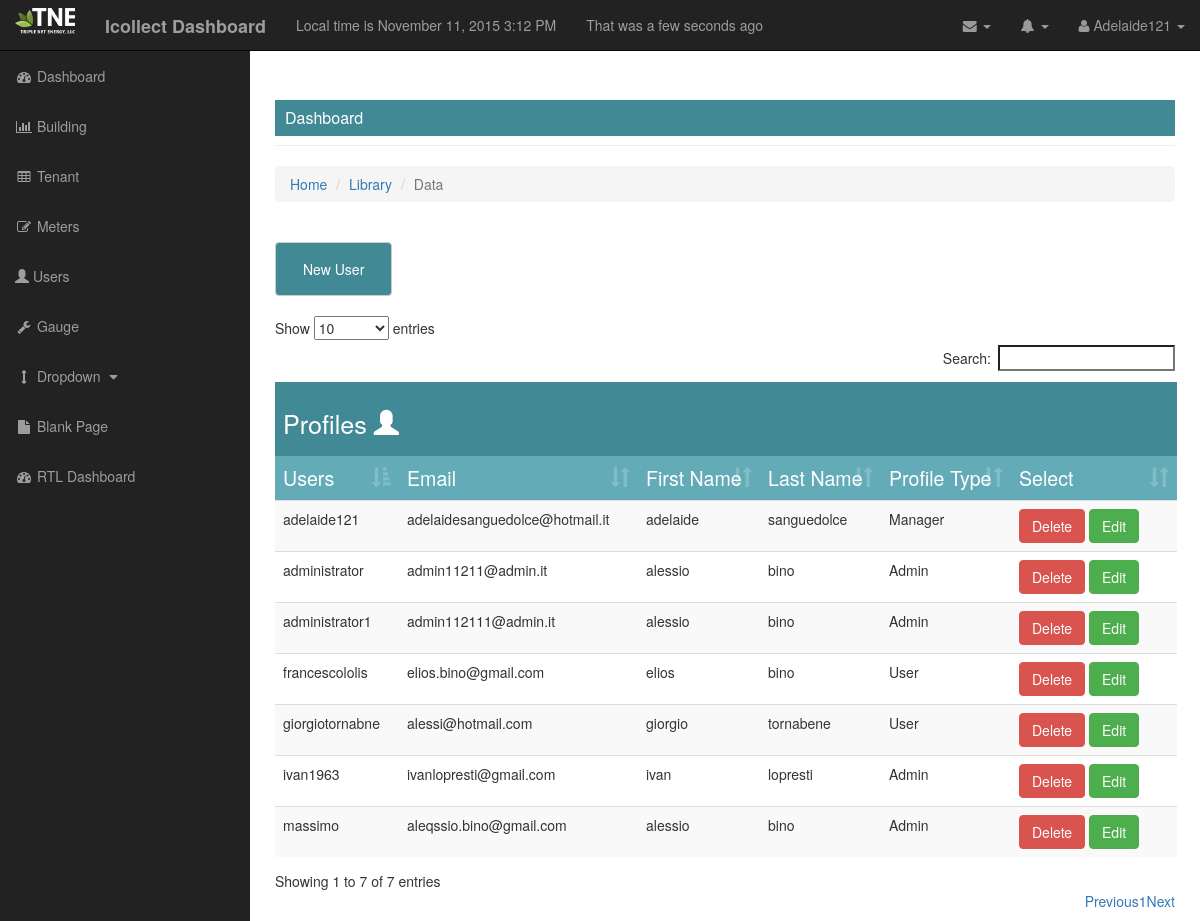
Page /dashboard/users (signed in) on the committed database.
### project/model_.py (models this page shows, shortened)
class user_(db.Model,UserMixin):
    __tablename__ = "user"
    id_user = db.Column(db.Integer, primary_key=True)
    user = db.Column(db.String, unique=True, nullable=False)
    password = db.Column(db.String, unique=True ,nullable=False)
    email = db.Column(db.String, unique=True, nullable=False)
    first_name = db.Column(db.String, nullable=False)
    last_name = db.Column(db.String, nullable=False)
    role = db.Column(db.String, db.ForeignKey('profile_type.name'))
    gauge_ch = db.relationship('gauge_', backref='user')
    def is_authenticated(self):
        return True
    @login_.user_loader
    def load_user(id_user=None):
        return user_.query.get(int(id_user))

### project/users/view.py (the view)
@users_for_blueprint.route('/dashboard/users')
@login_required
def user_page():
    users_site = db.session.query(user_).order_by(user_.id_user)
    return render_template('users.html', users=users_site, current_time=datetime.utcnow())

### project/templates/users.html (shortened to what this page needs)
{% extends "base_.html" %}
{% block head %}
    {{ super() }}
{% endblock %}
{% block content %}
      <div id="page-wrapper">
           <div class="container-fluid">
                <div class="row">
                    <div class="page-tabs">
                        <div class="col-lg-12">
                            <ul class="nav nav-pills nav-user">
                                  <li type="button" class="btn btn-default" role="presentation"><a class="tab-extra" href="{{url_for('user.new_users')}}" aria-controls="new-user" role="tab">New User</a></li>
                            </ul>
                        </div>
                    </div>
                    <div class="col-lg-12">
                          <div class="tables">
                            <table id="tables-users" class="table table-striped table-hover">
                                <caption class="tables-users">
                                <h2>Profiles <i class="glyphicon glyphicon-user"></i>
                                </h2>
                                </caption>
                                <thead class="table-header">
                                    <tr>
                                        <td>Users</td>
                                        <td>Email</td>
                                        <td>First Name</td>
                                        <td>Last Name</td>
                                        <td>Profile Type</td>
                                        <td>Select</td>
                                    </tr>
                                </thead>
                                <tbody>
                                    {% for user in users %}
                                <tr>
                                        <td>{{user.user}}</td>
                                        <td>{{user.email}}</td>
                                        <td>{{user.first_name}}</td>
                                        <td>{{user.last_name}}</td>
                                        <td>{{user.role}}</td>
                                        <div class="btn-group-lg">
                                        <td width="150px"><a type="button" class="btn btn-danger btn-user-dng" href="{{ url_for('user.delete_users', usersdel=user.user)}}">Delete</a>
                                        <a type="button" class="btn btn-success btn-user-edit" href="{{ url_for('user.edit_users', useredit=user.user) }}">Edit</a></td>
                                        </div>
                                </tr>
                                    {% endfor %}
                                </tbody>
                            </table>
                        </div>
                    </div>
                    </div>
                </div>
           </div>
      </div>
{% endblock %}

### project/templates/base_.html (shortened to what this page needs)
<!DOCTYPE html>
<html lang="en">
<head>
    {% block head %}
     <link href="{{url_for('static', filename='css/bootstrap.min.css')}}" rel="stylesheet">
     <link href="{{url_for('static', filename='css/sb-admin.css')}}" rel="stylesheet">
     <link href="{{ url_for('static', filename='css/simple-sidebar.css')}}" rel="stylesheet">
     <link href="{{url_for('static', filename='font-awesome/css/font-awesome.min.css')}}" rel="stylesheet">
    <link href="{{ url_for('static', filename='css/dataTables.bootstrap.css')}}" rel="stylesheet">
{% endblock %}
</head>
<body>
    <div id="wrapper">
        {% if current_user.is_authenticated() %}
        <nav class="navbar navbar-inverse navbar-fixed-top" role="navigation">
            <div class="navbar-header">
                <a class="navbar-brand" href="{{url_for('user.logout_')}}">
                    <img style="max-width: 60px; margin-top: -7px" src = "{{url_for ('static' , filename='images/TNE_150.png')}}">
                </a>
                <a class ="navbar-brand" href="/dashboard"><strong>Icollect Dashboard</strong></a>
                <div class="navbar-text"> Local time is {{ moment(current_time).format('LLL') }}</div>
                <div class="navbar-text"> That was {{ moment(current_time).fromNow(refresh=True)}}</div>
            </div>
            <ul class="nav navbar-right top-nav">
                <li class="dropdown">
                    <a href="#" class="dropdown-toggle" data-toggle="dropdown"><i class="fa fa-envelope"></i> <b class="caret"></b></a>
                </li>
                <li class="dropdown">
                    <a href="#" class="dropdown-toggle" data-toggle="dropdown"><i class="fa fa-bell"></i> <b class="caret"></b></a>
                </li>
                <li class="dropdown">
                    <a href="#" class="dropdown-toggle" data-toggle="dropdown"><i class="fa fa-user"></i>  {{ current_user.user|capitalize }} <b class="caret"></b></a>
                </li>
            </ul>
            {% endif %}
            <div class="collapse navbar-collapse navbar-ex1-collapse">
                <ul class="nav navbar-nav side-nav">
                    <li>
                        <a href="/dashboard"><i class="fa fa-fw fa-dashboard"></i> Dashboard</a>
                    </li>
                    <li>
                        <a href="/dashboard/building"><i class="fa fa-fw fa-bar-chart-o"></i> Building </a>
                    </li>
                    <li>
                        <a href="/dashboard/tenant"><i class="fa fa-fw fa-table"></i> Tenant </a>
                    </li>
                    <li>
                        <a href="/dashboard/meters"><i class="fa fa-fw fa-edit"></i> Meters </a>
                    </li>
                    <li>
                        <a href="/dashboard/users"><i class="glyphicon glyphicon-user"></i> Users </a>
                    </li>
                    <li>
                        <a href="/dashboard/prova"><i class="fa fa-fw fa-wrench"></i> Gauge</a>
                    </li>
                    <li>
                        <a href="javascript:;" data-toggle="collapse" data-target="#demo"><i class="fa fa-fw fa-arrows-v"></i> Dropdown <i class="fa fa-fw fa-caret-down"></i></a>
                    </li>
                    <li>
                        <a href="blank-page.html"><i class="fa fa-fw fa-file"></i> Blank Page</a>
                    </li>
                    <li>
                        <a href="../../Template_Error/index-rtl.html"><i class="fa fa-fw fa-dashboard"></i> RTL Dashboard</a>
                    </li>
                </ul>
            </div>
        </nav>
        <div id="page-wrapper">
           <div class="container-fluid">
                <div class="row">
                    <div class="col-lg-12">
                        <h1 class="page-header">
                            <div class="box-header show-header widget-head">
                                Dashboard
                            </div>
                        </h1>
                        {% block error %}
                        <div class="col-lg-12">
                        </div>
                        {% endblock %}
                        {% block breadcrumbs %}
                             <ol class="breadcrumb">
                                 <li><a href="#">Home</a></li>
                                 <li><a href="#">Library</a></li>
                                 <li class="active">Data</li>
                             </ol>
                        {% endblock %}
                    </div>
                </div>
           </div>
    </div>
        {% block content %}
        {% endblock %}
</body>
</html>

### project/static/css/sb-admin.css (style rules this page uses)
body { margin-top: 100px; background-color: #222; }
@media (min-width:768px) { body { margin-top: 50px; } }
#wrapper { padding-left: 0; }
#page-wrapper { width: 100%; padding: 0; background-color: #fff; }
@media (min-width:768px) { #wrapper { padding-left: 225px; } }
@media (min-width:768px) { #page-wrapper { padding: 10px; } }
.top-nav { padding: 0 15px; }
.top-nav>li { display: inline-block; float: left; }
.top-nav>li>a { padding-top: 15px; padding-bottom: 15px; line-height: 20px; color: #999; }
@media (min-width:768px) { .side-nav { position: fixed; top: 51px; left: 225px; width: 225px; margin-left: -225px; border: none; border-radius: 0; overflow-y: auto; background-color: #222; bottom: 0; overflow-x: hidden; padding-bottom: 40px; } }
@media (min-width:768px) { .side-nav>li>a { width: 225px; } }
.tables { border-radius: 7px; }
.box-header { font-size: 16px; padding: 10px; background: #418A95; color: #ffffff; line-height: 16px; }

### project/static/css/simple-sidebar.css (style rules this page uses)
#wrapper { padding-left: 0; -webkit-transition: all 0.5s ease; -moz-transition: all 0.5s ease; -o-transition: all 0.5s ease; transition: all 0.5s ease; }
@media (min-width:768px) { #wrapper { padding-left: 250px; } }

### rows in the picture
user_: user "Adelaide121", user "adelaide121", email "adelaidesanguedolce@hotmail.it", first_name "adelaide", last_name "sanguedolce", role "Manager"
user_: user "administrator1", email "admin112111@admin.it", first_name "alessio", last_name "bino", role "Admin"
user_: user "administrator", email "admin11211@admin.it", first_name "alessio", last_name "bino", role "Admin"
user_: user "francescololis", email "elios.bino@gmail.com", first_name "elios", last_name "bino", role "User"
user_: user "giorgiotornabne", email "alessi@hotmail.com", first_name "giorgio", last_name "tornabene", role "User"
user_: user "massimo", email "aleqssio.bino@gmail.com", first_name "alessio", last_name "bino", role "Admin"
user_: user "ivan1963", email "ivanlopresti@gmail.com", first_name "ivan", last_name "lopresti", role "Admin"
